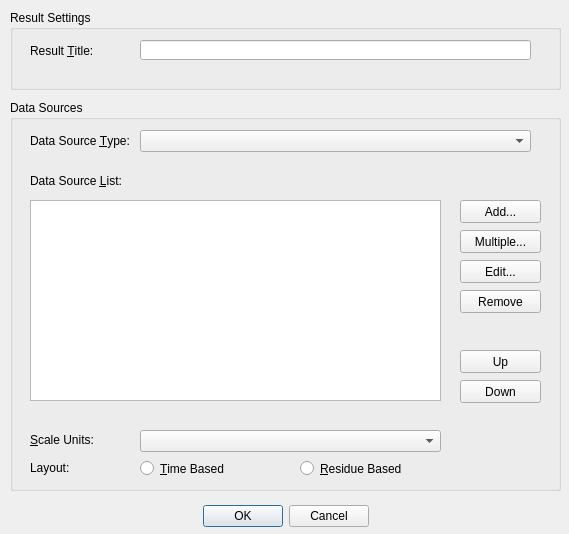
<?xml version="1.0" encoding="UTF-8"?>
<ui version="4.0">
 <class>resultDialog</class>
 <widget class="QDialog" name="resultDialog">
  <property name="geometry">
   <rect>
    <x>0</x>
    <y>0</y>
    <width>569</width>
    <height>534</height>
   </rect>
  </property>
  <property name="windowTitle">
   <string/>
  </property>
  <widget class="QDialogButtonBox" name="buttonBox">
   <property name="geometry">
    <rect>
     <x>10</x>
     <y>500</y>
     <width>551</width>
     <height>32</height>
    </rect>
   </property>
   <property name="orientation">
    <enum>Qt::Horizontal</enum>
   </property>
   <property name="standardButtons">
    <set>QDialogButtonBox::Cancel|QDialogButtonBox::Ok</set>
   </property>
   <property name="centerButtons">
    <bool>true</bool>
   </property>
  </widget>
  <widget class="QGroupBox" name="groupBox">
   <property name="geometry">
    <rect>
     <x>10</x>
     <y>10</y>
     <width>551</width>
     <height>80</height>
    </rect>
   </property>
   <property name="title">
    <string>Result Settings</string>
   </property>
   <widget class="QLineEdit" name="lineEdit">
    <property name="geometry">
     <rect>
      <x>130</x>
      <y>30</y>
      <width>391</width>
      <height>20</height>
     </rect>
    </property>
   </widget>
   <widget class="QLabel" name="label">
    <property name="geometry">
     <rect>
      <x>20</x>
      <y>30</y>
      <width>111</width>
      <height>21</height>
     </rect>
    </property>
    <property name="text">
     <string>Result &amp;Title:</string>
    </property>
    <property name="buddy">
     <cstring>lineEdit</cstring>
    </property>
   </widget>
  </widget>
  <widget class="QGroupBox" name="groupBox_2">
   <property name="geometry">
    <rect>
     <x>10</x>
     <y>100</y>
     <width>551</width>
     <height>391</height>
    </rect>
   </property>
   <property name="title">
    <string>Data Sources</string>
   </property>
   <widget class="QComboBox" name="dsTypeCombo">
    <property name="geometry">
     <rect>
      <x>130</x>
      <y>30</y>
      <width>391</width>
      <height>22</height>
     </rect>
    </property>
   </widget>
   <widget class="QLabel" name="label_2">
    <property name="geometry">
     <rect>
      <x>20</x>
      <y>30</y>
      <width>111</width>
      <height>21</height>
     </rect>
    </property>
    <property name="text">
     <string>Data Source &amp;Type:</string>
    </property>
    <property name="buddy">
     <cstring>dsTypeCombo</cstring>
    </property>
   </widget>
   <widget class="QListWidget" name="dsList">
    <property name="geometry">
     <rect>
      <x>20</x>
      <y>100</y>
      <width>411</width>
      <height>201</height>
     </rect>
    </property>
   </widget>
   <widget class="QLabel" name="label_3">
    <property name="geometry">
     <rect>
      <x>20</x>
      <y>70</y>
      <width>411</width>
      <height>21</height>
     </rect>
    </property>
    <property name="text">
     <string>Data Source &amp;List:</string>
    </property>
    <property name="buddy">
     <cstring>dsList</cstring>
    </property>
   </widget>
   <widget class="QPushButton" name="dsAdd">
    <property name="geometry">
     <rect>
      <x>450</x>
      <y>100</y>
      <width>81</width>
      <height>23</height>
     </rect>
    </property>
    <property name="text">
     <string>Add...</string>
    </property>
   </widget>
   <widget class="QPushButton" name="dsEdit">
    <property name="geometry">
     <rect>
      <x>450</x>
      <y>160</y>
      <width>81</width>
      <height>23</height>
     </rect>
    </property>
    <property name="text">
     <string>Edit...</string>
    </property>
   </widget>
   <widget class="QPushButton" name="dsRemove">
    <property name="geometry">
     <rect>
      <x>450</x>
      <y>190</y>
      <width>81</width>
      <height>23</height>
     </rect>
    </property>
    <property name="text">
     <string>Remove</string>
    </property>
   </widget>
   <widget class="QPushButton" name="dsDown">
    <property name="geometry">
     <rect>
      <x>450</x>
      <y>280</y>
      <width>81</width>
      <height>23</height>
     </rect>
    </property>
    <property name="text">
     <string>Down</string>
    </property>
   </widget>
   <widget class="QPushButton" name="dsUp">
    <property name="geometry">
     <rect>
      <x>450</x>
      <y>250</y>
      <width>81</width>
      <height>23</height>
     </rect>
    </property>
    <property name="text">
     <string>Up</string>
    </property>
   </widget>
   <widget class="QLabel" name="label_4">
    <property name="geometry">
     <rect>
      <x>20</x>
      <y>330</y>
      <width>111</width>
      <height>20</height>
     </rect>
    </property>
    <property name="text">
     <string>&amp;Scale Units:</string>
    </property>
    <property name="buddy">
     <cstring>dsScaleUnitsCombo</cstring>
    </property>
   </widget>
   <widget class="QComboBox" name="dsScaleUnitsCombo">
    <property name="geometry">
     <rect>
      <x>130</x>
      <y>330</y>
      <width>301</width>
      <height>22</height>
     </rect>
    </property>
   </widget>
   <widget class="QPushButton" name="dsAddMulti">
    <property name="geometry">
     <rect>
      <x>450</x>
      <y>130</y>
      <width>81</width>
      <height>23</height>
     </rect>
    </property>
    <property name="text">
     <string>Multiple...</string>
    </property>
   </widget>
   <widget class="QLabel" name="rbLabel">
    <property name="geometry">
     <rect>
      <x>20</x>
      <y>360</y>
      <width>111</width>
      <height>16</height>
     </rect>
    </property>
    <property name="text">
     <string>Layout:</string>
    </property>
   </widget>
   <widget class="QRadioButton" name="rbTime">
    <property name="geometry">
     <rect>
      <x>130</x>
      <y>360</y>
      <width>151</width>
      <height>17</height>
     </rect>
    </property>
    <property name="text">
     <string>&amp;Time Based</string>
    </property>
   </widget>
   <widget class="QRadioButton" name="rbRes">
    <property name="geometry">
     <rect>
      <x>290</x>
      <y>360</y>
      <width>251</width>
      <height>17</height>
     </rect>
    </property>
    <property name="text">
     <string>&amp;Residue Based</string>
    </property>
   </widget>
  </widget>
 </widget>
 <tabstops>
  <tabstop>lineEdit</tabstop>
  <tabstop>dsTypeCombo</tabstop>
  <tabstop>dsList</tabstop>
  <tabstop>dsAdd</tabstop>
  <tabstop>dsAddMulti</tabstop>
  <tabstop>dsEdit</tabstop>
  <tabstop>dsRemove</tabstop>
  <tabstop>dsUp</tabstop>
  <tabstop>dsDown</tabstop>
  <tabstop>dsScaleUnitsCombo</tabstop>
  <tabstop>buttonBox</tabstop>
 </tabstops>
 <resources/>
 <connections>
  <connection>
   <sender>buttonBox</sender>
   <signal>rejected()</signal>
   <receiver>resultDialog</receiver>
   <slot>reject()</slot>
   <hints>
    <hint type="sourcelabel">
     <x>316</x>
     <y>440</y>
    </hint>
    <hint type="destinationlabel">
     <x>286</x>
     <y>274</y>
    </hint>
   </hints>
  </connection>
 </connections>
</ui>
